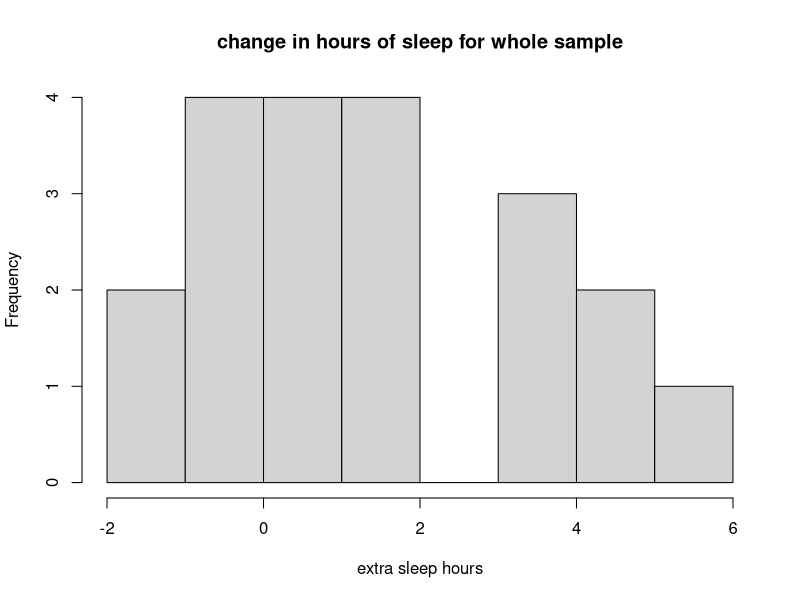
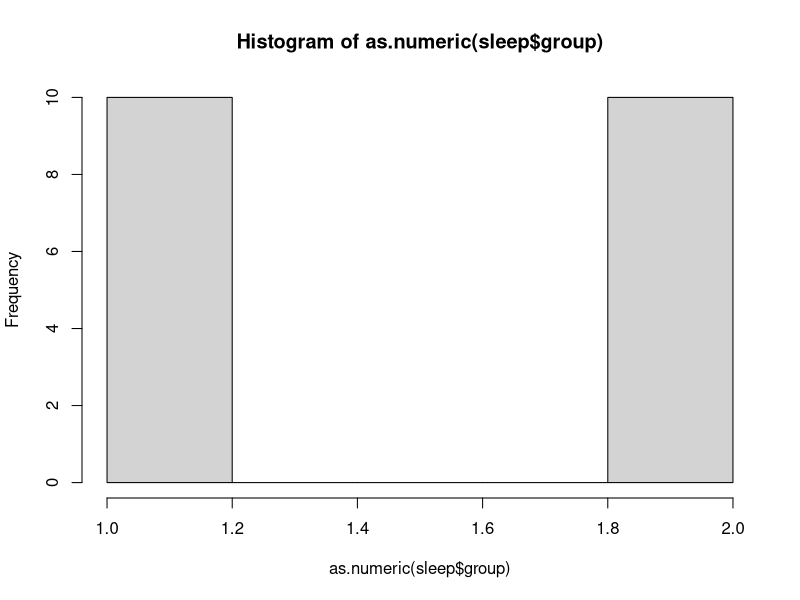
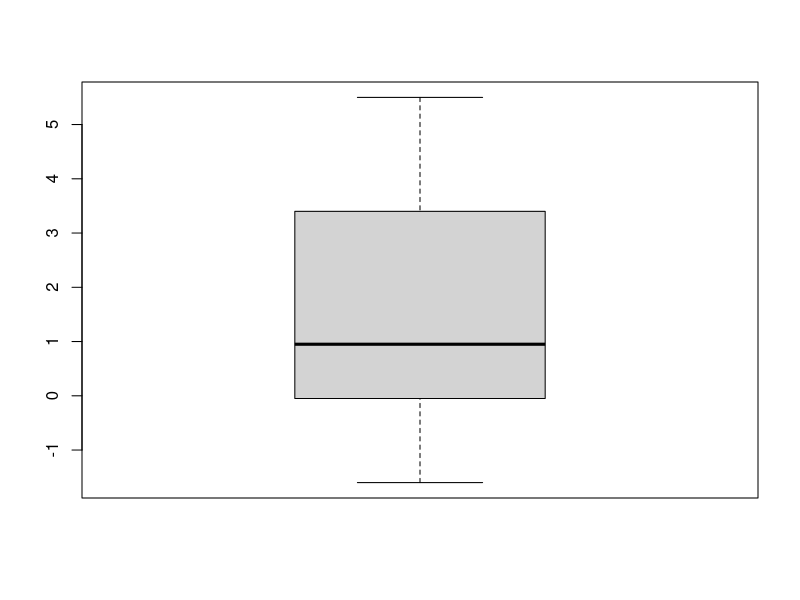
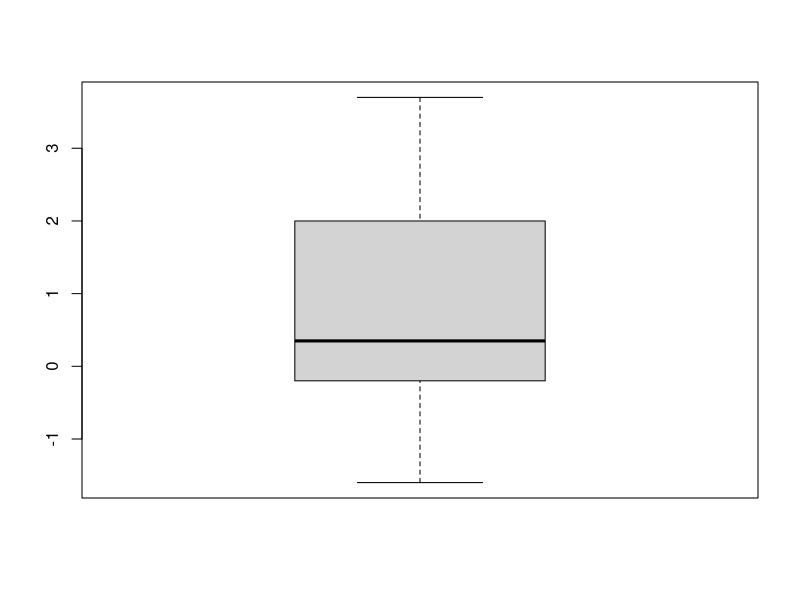
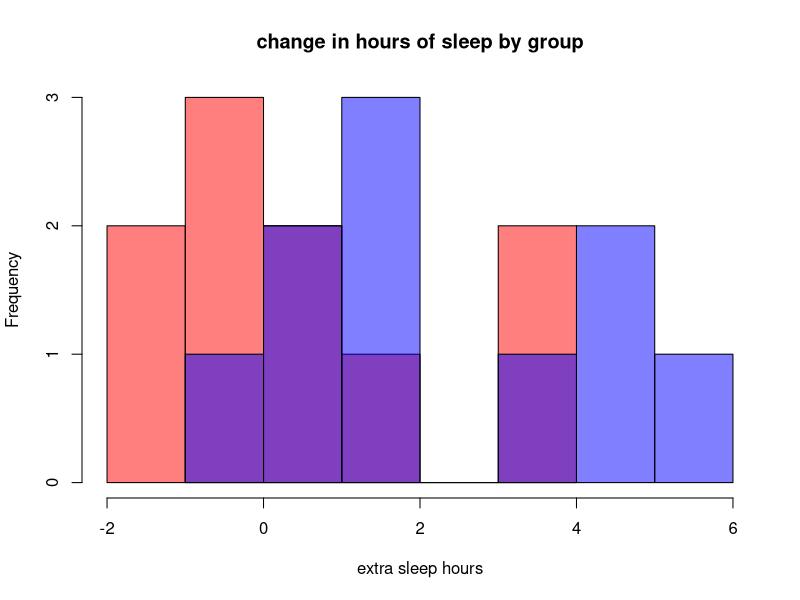

Here is the R script that generated these plots, in order:
### Week 2: Files, File Structures, Version Control, & Collaboration ###
### Laurence & Claire ###

#load the dataframe
data(sleep)
#eyeball it
View(sleep)
#read the description of the experiment
?sleep
#eyeball a histogram
##the original command hist(sleep$group) didn't work, since its class is factor, not numeric
hist(sleep$extra, 
     main = "change in hours of sleep for whole sample", 
     xlab = "extra sleep hours"
     )
##alternatively this could work, but not very meaningful since the values are either 1 or 2
hist(as.numeric(sleep$group))
#see the varaince
var(sleep) 
#find the range
range(sleep$extra)
#find the mean
summary(sleep$extra)

#use a dynamic-link to Claire's file
data(Collaborative-Data-Analysis-Assignment1/Sleep.R)




### Laurence's additional work to try and get a bboxplot ###
boxplot(sleep$extra) #<- if(group=1) didn't work?
sleep_controlgroup <- subset(sleep, sleep$group==1)
sleep_controlgroup
sleep_experimentgroup <- subset(sleep, sleep$group==2)
sleep_experimentgroup
View(sleep_experimentgroup)
boxplot(sleep_controlgroup$extra)
##overlapping histogram by group
hist(sleep_controlgroup$extra,
     col=rgb(1,0,0,0.5), xlim=c(-2, 6), 
     main = "change in hours of sleep by group", xlab = "extra sleep hours")
hist(sleep_experimentgroup$extra, col=rgb(0,0,1,0.5), add=T)
library(ggplot2)
#investigate the facet_wrap command
